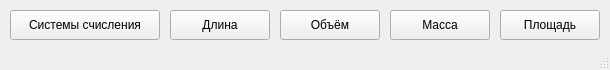
<?xml version="1.0" encoding="UTF-8"?>
<ui version="4.0">
 <class>MainWindow</class>
 <widget class="QMainWindow" name="MainWindow">
  <property name="geometry">
   <rect>
    <x>0</x>
    <y>0</y>
    <width>610</width>
    <height>70</height>
   </rect>
  </property>
  <property name="windowTitle">
   <string>Конвертер</string>
  </property>
  <widget class="QWidget" name="centralwidget">
   <widget class="QPushButton" name="pushButton">
    <property name="geometry">
     <rect>
      <x>10</x>
      <y>10</y>
      <width>150</width>
      <height>30</height>
     </rect>
    </property>
    <property name="text">
     <string>Системы счисления</string>
    </property>
   </widget>
   <widget class="QPushButton" name="pushButton_2">
    <property name="geometry">
     <rect>
      <x>170</x>
      <y>10</y>
      <width>100</width>
      <height>30</height>
     </rect>
    </property>
    <property name="text">
     <string>Длина</string>
    </property>
   </widget>
   <widget class="QPushButton" name="pushButton_3">
    <property name="geometry">
     <rect>
      <x>280</x>
      <y>10</y>
      <width>100</width>
      <height>30</height>
     </rect>
    </property>
    <property name="text">
     <string>Объём</string>
    </property>
   </widget>
   <widget class="QPushButton" name="pushButton_4">
    <property name="geometry">
     <rect>
      <x>390</x>
      <y>10</y>
      <width>100</width>
      <height>30</height>
     </rect>
    </property>
    <property name="text">
     <string>Масса</string>
    </property>
   </widget>
   <widget class="QPushButton" name="pushButton_5">
    <property name="geometry">
     <rect>
      <x>500</x>
      <y>10</y>
      <width>100</width>
      <height>30</height>
     </rect>
    </property>
    <property name="text">
     <string>Площадь</string>
    </property>
   </widget>
  </widget>
  <widget class="QStatusBar" name="statusbar"/>
 </widget>
 <resources/>
 <connections/>
</ui>
